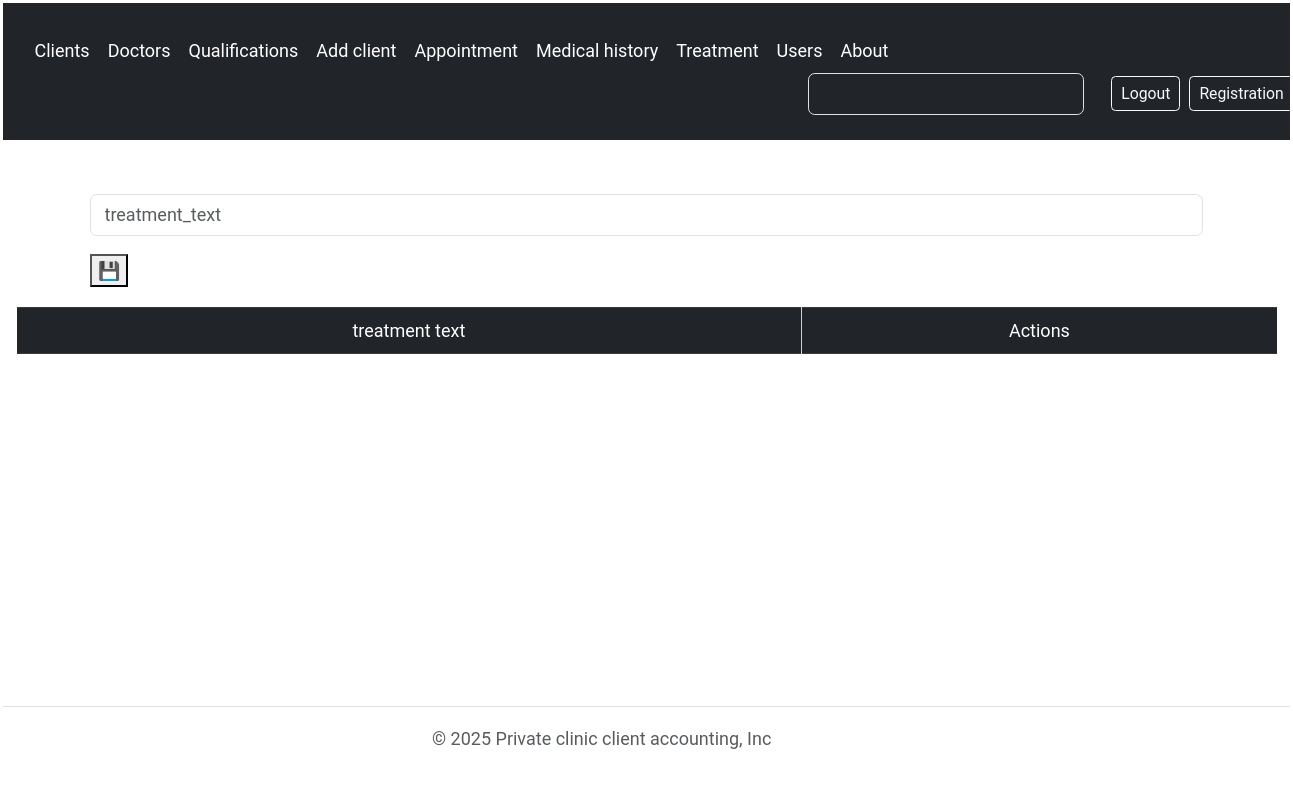
Page /treatment/ (signed in) on the earlier database version.
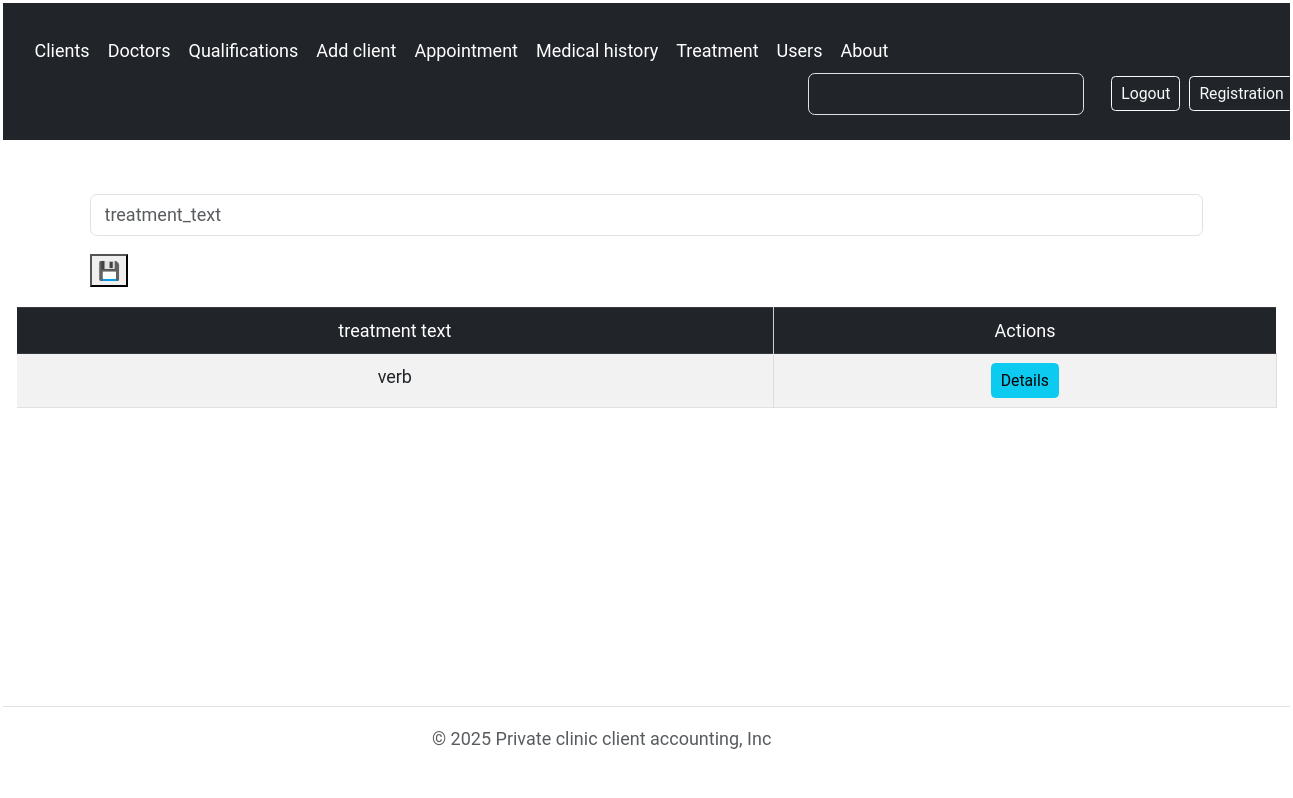
Same page on the later database version.
### apps/core/models/treatment.py (models this page shows, shortened)
class Treatment(models.Model):
    id = models.BigAutoField(primary_key=True)
    treatment_text = models.CharField(max_length=500)
    client = models.ForeignKey('Client', on_delete=models.CASCADE, related_name='treatments', null=True, blank=True)
    history = models.ForeignKey('MedicalHistory', on_delete=models.CASCADE, related_name='treatments', null=True, blank=True)
    doctor = models.ForeignKey('Doctor', on_delete=models.SET_NULL, null=True, blank=True,related_name='treatments')

### apps/core/views.py (the view)
# urls.py: path('treatment/', views.treatment, name='treatment'),
@require_http_methods(['GET', 'POST'])
def treatment(request):
    if request.method == 'POST':
        treatment_text = request.POST.get('treatment_text')
        Treatment.objects.create(
            treatment_text=treatment_text,
        )
        return redirect('core:treatment')
    context = {
        'treatment_list': Treatment.objects.all(),
    }
    return render(request, 'core/pages/treatment.html', context)

### apps/core/templates/core/pages/treatment.html (shortened to what this page needs)
{% extends "base.html" %}
{% block content %}
<div style="justify-items: center;">
    {% include "core/pages/create_treatment.html" %}
</div>
<div class="container-fluid">
    <table class="table table-striped table-bordered">
        <thead class="table-dark">
        <tr>
            <th scope="col">treatment text</th>
            <th>Actions</th>
        </tr>
        </thead>
        <tbody>
        {% for treatment in treatment_list %}
        <tr>
            <td>{{treatment.treatment_text}}</td>
            <td>
                <a href="{% url 'core:treatment_detail' treatment.id %}" class="btn btn-sm btn-info">Details</a>
            </td>
        </tr>
        {% endfor %}
        </tbody>
    </table>
</div>
{% endblock content %}

Differences in the rows shown:
added Treatment: treatment_text "verb"
